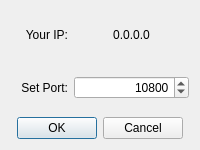
<?xml version="1.0" encoding="UTF-8"?>
<ui version="4.0">
 <class>ServerDlg</class>
 <widget class="QDialog" name="ServerDlg">
  <property name="geometry">
   <rect>
    <x>0</x>
    <y>0</y>
    <width>200</width>
    <height>150</height>
   </rect>
  </property>
  <property name="sizePolicy">
   <sizepolicy hsizetype="Fixed" vsizetype="Fixed">
    <horstretch>0</horstretch>
    <verstretch>0</verstretch>
   </sizepolicy>
  </property>
  <property name="windowTitle">
   <string>Server</string>
  </property>
  <layout class="QGridLayout" name="gridLayout">
   <item row="0" column="0">
    <layout class="QHBoxLayout" name="horizontalLayout">
     <item>
      <widget class="QLabel" name="Your_IP">
       <property name="sizePolicy">
        <sizepolicy hsizetype="Preferred" vsizetype="Expanding">
         <horstretch>1</horstretch>
         <verstretch>0</verstretch>
        </sizepolicy>
       </property>
       <property name="text">
        <string>Your IP:</string>
       </property>
       <property name="alignment">
        <set>Qt::AlignRight|Qt::AlignTrailing|Qt::AlignVCenter</set>
       </property>
      </widget>
     </item>
     <item>
      <widget class="QLabel" name="ipLable">
       <property name="sizePolicy">
        <sizepolicy hsizetype="Preferred" vsizetype="Preferred">
         <horstretch>2</horstretch>
         <verstretch>0</verstretch>
        </sizepolicy>
       </property>
       <property name="maximumSize">
        <size>
         <width>150</width>
         <height>16777215</height>
        </size>
       </property>
       <property name="text">
        <string>0.0.0.0</string>
       </property>
       <property name="alignment">
        <set>Qt::AlignCenter</set>
       </property>
      </widget>
     </item>
    </layout>
   </item>
   <item row="1" column="0">
    <layout class="QHBoxLayout" name="horizontalLayout_2">
     <item>
      <widget class="QLabel" name="Set_Port">
       <property name="sizePolicy">
        <sizepolicy hsizetype="Preferred" vsizetype="Expanding">
         <horstretch>1</horstretch>
         <verstretch>0</verstretch>
        </sizepolicy>
       </property>
       <property name="text">
        <string>Set Port:</string>
       </property>
       <property name="alignment">
        <set>Qt::AlignRight|Qt::AlignTrailing|Qt::AlignVCenter</set>
       </property>
      </widget>
     </item>
     <item>
      <widget class="QSpinBox" name="portSpinBox">
       <property name="sizePolicy">
        <sizepolicy hsizetype="Minimum" vsizetype="Fixed">
         <horstretch>2</horstretch>
         <verstretch>0</verstretch>
        </sizepolicy>
       </property>
       <property name="maximumSize">
        <size>
         <width>150</width>
         <height>16777215</height>
        </size>
       </property>
       <property name="alignment">
        <set>Qt::AlignRight|Qt::AlignTrailing|Qt::AlignVCenter</set>
       </property>
       <property name="maximum">
        <number>65535</number>
       </property>
       <property name="value">
        <number>10800</number>
       </property>
      </widget>
     </item>
    </layout>
   </item>
   <item row="2" column="0">
    <widget class="QDialogButtonBox" name="buttonBox">
     <property name="orientation">
      <enum>Qt::Horizontal</enum>
     </property>
     <property name="standardButtons">
      <set>QDialogButtonBox::Cancel|QDialogButtonBox::Ok</set>
     </property>
     <property name="centerButtons">
      <bool>true</bool>
     </property>
    </widget>
   </item>
  </layout>
 </widget>
 <resources/>
 <connections>
  <connection>
   <sender>buttonBox</sender>
   <signal>accepted()</signal>
   <receiver>ServerDlg</receiver>
   <slot>accept()</slot>
   <hints>
    <hint type="sourcelabel">
     <x>248</x>
     <y>254</y>
    </hint>
    <hint type="destinationlabel">
     <x>157</x>
     <y>274</y>
    </hint>
   </hints>
  </connection>
  <connection>
   <sender>buttonBox</sender>
   <signal>rejected()</signal>
   <receiver>ServerDlg</receiver>
   <slot>reject()</slot>
   <hints>
    <hint type="sourcelabel">
     <x>316</x>
     <y>260</y>
    </hint>
    <hint type="destinationlabel">
     <x>286</x>
     <y>274</y>
    </hint>
   </hints>
  </connection>
 </connections>
</ui>
